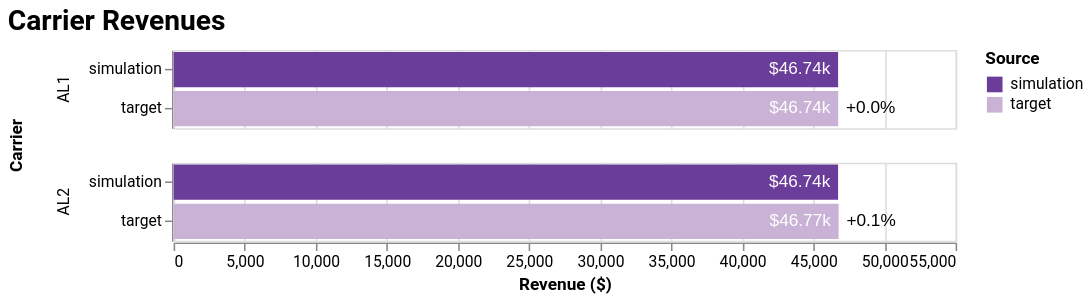

Notebook source saved alongside this figure:
### Code cell
comps.fig_carrier_revenues()

### Figure 1 — Vega-Lite specification as saved in the notebook (floating-point values rounded to 4 significant figures)
{"config": {"view": {"continuousHeight": 300, "continuousWidth": 400}, "range": {"category": ["#6a3d9a", "#cab2d6", "#33a02c", "#b2df8a", "#ff7f00", "#fdbf6f", "#1f78b4", "#a6cee3", "#e31a1c", "#fb9a99", "#b15928", "#e3d086"], "heatmap": "plasma"}, "title": {"font": "Roboto, Arial, sans-serif", "fontSize": 18, "anchor": "start", "offset": 8}, "axis": {"labelFont": "Roboto, Arial, sans-serif", "titleFont": "Roboto, Arial, sans-serif"}, "header": {"labelFont": "Roboto, Arial, sans-serif", "titleFont": "Roboto, Arial, sans-serif"}, "legend": {"labelFont": "Roboto, Arial, sans-serif", "titleFont": "Roboto, Arial, sans-serif"}, "bar": {"color": "#6a3d9a"}, "mark": {"color": "#6a3d9a"}, "line": {"color": "#6a3d9a"}}, "data": {"name": "data-eaee4141ec9c5b446b171e8bd3cdc18f"}, "facet": {"row": {"field": "carrier", "title": "Carrier", "type": "nominal"}}, "spec": {"layer": [{"mark": {"type": "bar"}, "encoding": {"color": {"field": "source", "title": "Source", "type": "nominal"}, "tooltip": [{"field": "source", "title": null, "type": "nominal"}, {"field": "carrier", "title": "Carrier", "type": "nominal"}, {"field": "avg_rev", "format": "$.4s", "title": "Revenue ($)", "type": "quantitative"}, {"field": "ratio_0", "format": ".3%", "title": "vs simulation", "type": "quantitative"}, {"field": "ratio_1", "format": ".3%", "title": "vs target", "type": "quantitative"}], "x": {"field": "avg_rev", "stack": "zero", "title": "Revenue ($)", "type": "quantitative"}, "y": {"field": "source", "sort": ["simulation", "target"], "title": null, "type": "nominal"}}}, {"mark": {"type": "text", "align": "right", "baseline": "middle", "color": "white", "dx": -5, "dy": 0}, "encoding": {"text": {"field": "avg_rev", "format": "$.4s", "type": "quantitative"}, "x": {"field": "avg_rev", "stack": "zero", "title": "Revenue ($)", "type": "quantitative"}, "y": {"field": "source", "sort": ["simulation", "target"], "title": null, "type": "nominal"}}}, {"mark": {"type": "text", "align": "left", "baseline": "middle", "dx": 5, "dy": 0}, "encoding": {"text": {"field": "reference_source", "type": "nominal"}, "x": {"field": "avg_rev", "scale": {"domain": [0, 50050.0]}, "stack": "zero", "title": "Revenue ($)", "type": "quantitative"}, "y": {"field": "source", "sort": ["simulation", "target"], "title": null, "type": "nominal"}}, "transform": [{"calculate": "datum[\"ratio_label_\" + ref_source]", "as": "reference_source"}]}], "height": 50, "width": 500}, "params": [{"name": "ref_source", "bind": {"input": "radio", "options": ["0", "1"], "labels": ["simulation", "target"], "name": "Reference Source: "}, "value": "0"}], "title": "Carrier Revenues", "$schema": "https://vega.github.io/schema/vega-lite/v5.20.1.json", "datasets": {"data-eaee4141ec9c5b446b171e8bd3cdc18f": [{"source": "simulation", "carrier": "AL1", "avg_rev": 46740.0, "ratio_0": null, "ratio_1": -0.0001524, "ratio_label": " ", "ratio_label_0": " ", "ratio_label_1": "-0.0%"}, {"source": "simulation", "carrier": "AL2", "avg_rev": 46740.0, "ratio_0": null, "ratio_1": -0.0007724, "ratio_label": " ", "ratio_label_0": " ", "ratio_label_1": "-0.1%"}, {"source": "target", "carrier": "AL1", "avg_rev": 46740.0, "ratio_0": 0.0001524, "ratio_1": null, "ratio_label": "+0.0%", "ratio_label_0": "+0.0%", "ratio_label_1": " "}, {"source": "target", "carrier": "AL2", "avg_rev": 46770.0, "ratio_0": 0.000773, "ratio_1": null, "ratio_label": "+0.1%", "ratio_label_0": "+0.1%", "ratio_label_1": " "}]}}
